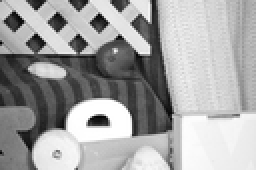
%> input picture proj_matlab/o1.png, 128 x 85 px, shrunk from 584 x 388 before the run (shown 2 times larger)
$ octave demo_v4.m   (GNU Octave 9; MATLAB toolbox functions it lacks are replaced by stand-ins)
%> lines starting %> are read from the running program, lines starting %| are printed output that depends on the picture
% Optical Flow with HS algorithm
% Version 2 by Pi-Feng Chiu
% 2D convolution instead of filter
% final version

image_file1='o1.png';
image_file2='o2.png';
im1_in=imread(image_file1);
%> im1_in is the input picture: size 85x128 uint8; min 0, max 255, mean 163.9
im2_in=imread(image_file2);
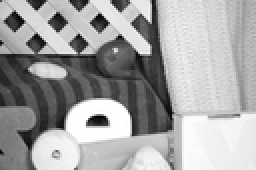
%> input picture proj_matlab/o2.png, 128 x 85 px, shrunk from 584 x 388 before the run (shown 2 times larger)
%> im2_in is the input picture: size 85x128 uint8; min 1, max 255, mean 164.6
tmp1=double(im1_in);
tmp2=double(im2_in);
[m n]=size(im1_in);
%> m = 85; n = 128
tic

gaussianKernel = [ 2.0,  4.0,  5.0,  4.0, 2.0; ...
    4.0,  9.0, 12.0,  9.0, 4.0; ...
    5.0, 12.0, 15.0, 12.0, 5.0; ...
    4.0,  9.0, 12.0,  9.0, 4.0; ...
    2.0,  4.0,  5.0,  4.0, 2.0 ];

%outgaussianK = gaussianKernel / 115;
%im1 = conv2(tmp1,outgaussianK,'same');
%im2 = conv2(tmp2,outgaussianK,'same');

scale = 2^20;
% C-style for matlab
outgaussianK = double(gaussianKernel)/double(115.0);
outgaussianK = floor(outgaussianK .* scale);
%outgaussianK = double(outgaussianK) ./ scale;
im1 = tmp1;
im2 = tmp2;
r = 2;
for i = 1:m
    for j = 1:n
        if (i>=1+r && i<=m-r && j>=1+r && j<=n-r)
            im1(i,j) = sum(sum(tmp1((i-r):(i+r),(j-r):(j+r)).*outgaussianK));
            im1(i,j) = im1(i,j)./scale;
            im2(i,j) = sum(sum(tmp2((i-r):(i+r),(j-r):(j+r)).*outgaussianK));
            im2(i,j) = im2(i,j)./scale;
        end
    end
end

Ex = zeros(m,n);
Ey = zeros(m,n);
Et = zeros(m,n);
 for i = 1:m-1
    for j = 1:n-1
        %calculate X gradient
       Ex_1 = im1(i,j+1)-im1(i,j)+im1(i+1,j+1)-im1(i+1,j);
       Ex_2 = im2(i,j+1)-im2(i,j)+im2(i+1,j+1)-im2(i+1,j);
       Ex(i,j) = (Ex_1 + Ex_2)/4;
       %calculate Y gradient
       Ey_1 = im1(i+1,j)-im1(i,j)+im1(i+1,j+1)-im1(i,j+1);
       Ey_2 = im2(i+1,j)-im2(i,j)+im2(i+1,j+1)-im2(i,j+1);
       Ey(i,j) = (Ey_1 + Ey_2)/4;
       %calculate T gradient
       Et_1 = im2(i,j)-im1(i,j)+im2(i+1,j)-im1(i+1,j);
       Et_2 = im2(i,j+1)-im1(i,j+1)+im2(i+1,j+1)-im1(i+1,j+1);
       Et(i,j) = (Et_1 + Et_2)/4;
    end
 end
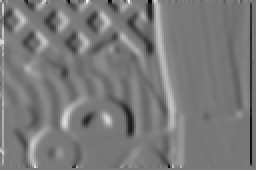
%> Ex: size 85x128 double (shown 2 times larger); min -105, max 116.2, mean 0.7; drawn with min black and max white
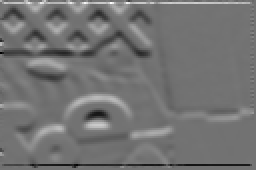
%> Ey: size 85x128 double (shown 2 times larger); min -115.2, max 140.4, mean 0.4; drawn with min black and max white


u = zeros(size(im1));
v = zeros(size(im1));
D = zeros(size(im1));
P = zeros(size(im1));
u_avg=zeros(size(im1));
v_avg=zeros(size(im1));

for i = 1:m-1
    for j = 1:n-1
        D(i,j)=0.01+Ex(i,j)^2+Ey(i,j)^2;
    end
end
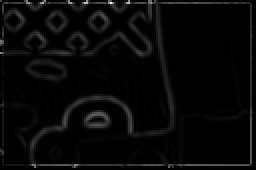
%> D: size 85x128 double (shown 2 times larger); min 0, max 25307.1, mean 787.4; drawn with min black and max white

for k = 1:8  %number of interation

    for i = 2:m-1
        for j = 2:n-1
            %average u vector
            u_avg_1 = u(i-1,j)+u(i,j+1)+u(i+1,j)+u(i,j-1);
            u_avg_2 = u(i-1,j-1)+u(i-1,j+1)+u(i+1,j+1)+u(i+1,j-1);
            u_avg(i,j) = u_avg_1/6 + u_avg_2/12;
            %average v vector
            v_avg_1 = v(i-1,j)+v(i,j+1)+v(i+1,j)+v(i,j-1);
            v_avg_2 = v(i-1,j-1)+v(i-1,j+1)+v(i+1,j+1)+v(i+1,j-1);
            v_avg(i,j) = v_avg_1/6 + v_avg_2/12;
        end
    end

    %calculate P term
    for i = 1:m-1
        for j = 1:n-1
            P(i,j)=Ex(i,j)*u_avg(i,j)+Ey(i,j)*v_avg(i,j)+Et(i,j);
        end
    end

    %calculate u and v
    for i = 2:m-1
        for j = 2:n-1
            u(i,j) = u_avg(i,j)-P(i,j)*Ex(i,j)/D(i,j);
            v(i,j) = v_avg(i,j)-P(i,j)*Ey(i,j)/D(i,j);
        end
    end

end
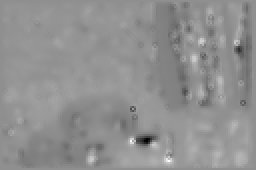
%> u_avg: size 85x128 double (shown 2 times larger); min -3.46, max 2.71, mean 0.0402; drawn with min black and max white
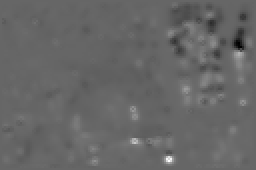
%> v_avg: size 85x128 double (shown 2 times larger); min -3.92, max 5.82, mean 0.0053; drawn with min black and max white

s = size(u);
%> s = [85 128]
step = max(s / 60);
%> step = 2.13
%u = medfilt2(u);
%v = medfilt2(v);
[X, Y] = meshgrid(1:step:s(2), s(1):-step:1);
%[X, Y] = meshgrid(1:10:s(2),s(1):-10:1);

u_out = interp2(u, X, Y);
v_out = interp2(v, X, Y);

% [6 lines of commented-out code are left out]

u_out = medfilt2(u_out);
v_out = medfilt2(v_out);
%imshow(uint8(im1))
%quiver(u_out,v_out,2)
quiver(X, -Y, u_out, -v_out, 1, 'k', 'LineWidth', 1);
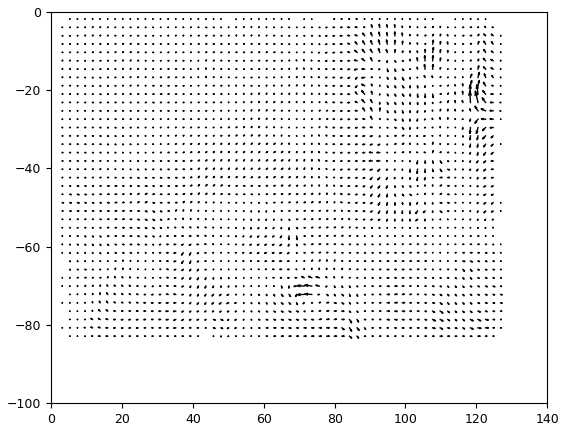
%> figure redrawn from the program's plot data; highest point at x = 58.62, y = -1.75
%axis image;
toc
